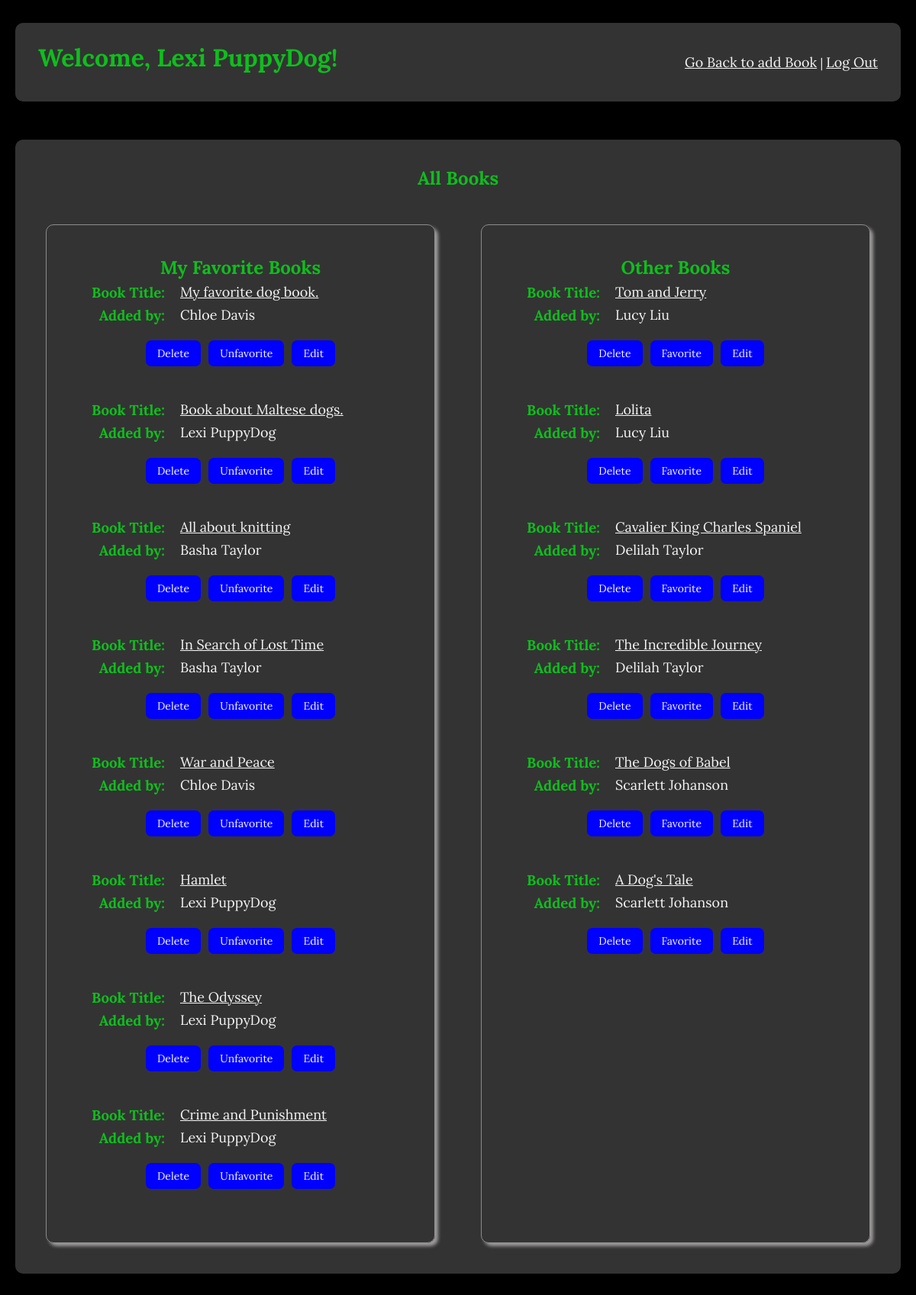
Page /books (signed in) on the committed database.
### favorite_books_app/models.py (models this page shows)
class User(models.Model):
    first_name=models.CharField(max_length=45)
    last_name=models.CharField(max_length=45)
    email=models.CharField(max_length=255)
    password=models.CharField(max_length=255)
    created_at=models.DateTimeField(auto_now_add=True)
    updated_at=models.DateTimeField(auto_now=True)
    objects=UserManager()

class Book(models.Model):
    title = models.CharField(max_length = 255)
    description = models.CharField(max_length = 255)
    uploaded_by = models.ForeignKey(User, related_name="books_uploaded", on_delete=models.CASCADE)
    users_who_like = models.ManyToManyField(User, related_name = "liked_books")
    created_at = models.DateTimeField(auto_now_add=True)
    updated_at = models.DateTimeField(auto_now=True)
    objects = BookManager()

### favorite_books_app/views.py (the view)
# urls.py: path('books', views.list_books, name='list_books'),  # Main book list view
def list_books(request):
    if 'userid' not in request.session:
        return redirect('/')  # Redirect to login page if user is not logged in
    current_user = User.objects.get(id=request.session['userid'])
    all_books = Book.objects.all()
    my_favorite_books = [book for book in all_books if current_user in book.users_who_like.all()]
    other_books = [book for book in all_books if current_user not in book.users_who_like.all()]
    context = {
        'user': current_user,
        'my_favorite_books': my_favorite_books,
        'other_books': other_books,
    }
    return render(request, 'books.html', context)

### favorite_books_app/templates/books.html (shortened to what this page needs)
<!DOCTYPE html>
<html lang="en">
<head>
    {% load static %}
    <link rel="stylesheet" href="{% static 'css/books.css' %}">
</head>
<body>
    <div class="container">
        <div class="header">
            <h1>Welcome, {{ user.first_name }} {{ user.last_name }}!</h1><br>
            <div class="links">
                <a href="{% url 'index' %}">Go Back to add Book</a> | <a href="{% url 'logout' %}">Log Out</a>
            </div>
        </div>
        <div class="main">
            <h2>All Books</h2>
            <div class="books-container">
                <div class="my_favorite_books">
                    <h2>My Favorite Books</h2>
                    {% if my_favorite_books %}
                    {% for book in my_favorite_books %}
                    <div class="list">
                        <div class="content">
                            <div>
                                <h3>Book Title: </h3>
                                <a href="{% url 'show_book' book.id %}">{{ book.title }}</a>
                            </div>
                            <div>
                                <h3>Added by: </h3>
                                <p>{{ book.uploaded_by.first_name }} {{ book.uploaded_by.last_name }}</p>
                            </div>
                        </div>
                        <div class="button-wrapper">
                            <div class="button-group">
                                <form action="{% url 'delete_book' book.id %}" method="POST" style="display:inline;">
                                    <button class="btn" type="submit"
                                        onclick="return confirm('Are you sure you want to delete this book?');">Delete</button>
                                </form>
                                <form action="{% url 'unfavorite_book' book.id %}" method="POST"
                                    style="display:inline;">
                                    <button class="btn" type="submit">Unfavorite</button>
                                </form>
                                <a href="{% url 'edit_book' book.id %}" class="btn">Edit</a>
                            </div>
                        </div>
                    </div>
                    {% endfor %}
                    {% else %}
                    <p>You have no favorite books yet.</p>
                    {% endif %}
                </div>
                <div class="other_books">
                    <h2>Other Books</h2>
                    {% if other_books %}
                    {% for book in other_books %}
                    <div class="list">
                        <div class="content">
                            <div>
                                <h3>Book Title: </h3>
                                <a href="{% url 'show_book' book.id %}">{{ book.title }}</a>
                            </div>
                            <div>
                                <h3>Added by: </h3>
                                <p>{{ book.uploaded_by.first_name }} {{ book.uploaded_by.last_name }}</p>
                            </div>
                        </div>
                        <div class="button-wrapper">
                            <div class="button-group">
                                <form action="{% url 'delete_book' book.id %}" method="POST" style="display:inline;">
                                    <button class="btn" type="submit"
                                        onclick="return confirm('Are you sure you want to delete this book?');">Delete</button>
                                </form>
                                {% if user in book.users_who_like.all %}
                                <form action="{% url 'unfavorite_book' book.id %}" method="POST"
                                    style="display:inline;">
                                    {% csrf_token %}
                                    <button class="btn" type="submit">Unfavorite</button>
                                </form>
                                {% else %}
                                <form action="{% url 'favorite_book' book.id %}" method="POST" style="display:inline;">
                                    <button class="btn" type="submit">Favorite</button>
                                </form>
                                {% endif %}
                                <a href="{% url 'edit_book' book.id %}" class="btn">Edit</a>
                            </div>
                        </div>
                    </div>
                    {% endfor %}
                    {% else %}
                    <p>No other books available.</p>
                    {% endif %}
                </div>
            </div>
        </div>
    </div>
</body>
</html>

### favorite_books_app/static/css/books.css (style rules this page uses)
* { margin: 0; padding: 0; box-sizing: border-box; font-family: Lora, serif; }
.container { display: flex; flex-direction: column; align-items: center; background-color: black; min-height: 100vh; padding: 20px; }
.header { display: flex; justify-content: space-between; margin: 10px; width: 100%; background-color:#333; color: white; padding: 10px 30px 10px 30px; border-radius: 10px; }
.links, a { color: whitesmoke; margin: 30px 0 30px 0; }
h1 { color: rgb(15, 190, 29) }
.main { display: flex; justify-content: space-between; gap: 20px; flex-direction: column; color: whitesmoke; margin: 40px; background-color: #333; padding: 20px; border-radius: 10px; width: 100%; }
.books-container { display: flex; gap: 20px; justify-content: space-between; }
.my_favorite_books, .other_books { flex: 1; border: 1px solid #8c8c8c; padding: 25px; margin: 20px; box-shadow: 4px 4px 4px rgba(238, 232, 232, 0.57); border-radius: 10px; }
.list { margin-bottom: 10px; }
h1, h2 { color: rgb(15, 190, 29); margin: 15px 0 5px 0; }
h2 { text-align: center; }
.content { color: whitesmoke; display: flex; flex-direction: column; margin-bottom: 7px; }
.content > div { display: flex; align-items: flex-start; margin-bottom: 6px; }
h3 { color: rgb(15, 190, 29); margin: 0; min-width: 150px; text-align: right; padding-right: 20px; }
p, a { margin: 0; flex: 1; font-size: large; color: whitesmoke; }
.button-group { display: flex; gap: 10px; }
.button-wrapper { display: flex; justify-content: center; gap: 10px; margin: 15px 0 45px 0; width: 100%; }
.btn { background-color: blue; color: whitesmoke; padding: 8px 15px; border: none; border-radius: 7px; cursor: pointer; font-size: 14px; transition: background-color 0.3s; max-width: 150px; text-align: center; text-decoration: none; }
.links a { color: whitesmoke; margin: 30px 0 30px 0; }

### rows in the picture
User: first_name "Lexi", last_name "PuppyDog"
Book: title "My favorite dog book.", uploaded_by.first_name "Chloe", uploaded_by.last_name "Davis"
Book: title "Book about Maltese dogs.", uploaded_by.first_name "Lexi", uploaded_by.last_name "PuppyDog"
Book: title "All about knitting", uploaded_by.first_name "Basha", uploaded_by.last_name "Taylor"
Book: title "In Search of Lost Time", uploaded_by.first_name "Basha", uploaded_by.last_name "Taylor"
Book: title "War and Peace", uploaded_by.first_name "Chloe", uploaded_by.last_name "Davis"
Book: title "Hamlet", uploaded_by.first_name "Lexi", uploaded_by.last_name "PuppyDog"
Book: title "The Odyssey", uploaded_by.first_name "Lexi", uploaded_by.last_name "PuppyDog"
Book: title "Crime and Punishment", uploaded_by.first_name "Lexi", uploaded_by.last_name "PuppyDog"
Book: title "Tom and Jerry", uploaded_by.first_name "Lucy", uploaded_by.last_name "Liu", shows "Favorite"
Book: title "Lolita", uploaded_by.first_name "Lucy", uploaded_by.last_name "Liu", shows "Favorite"
Book: title "Cavalier King Charles Spaniel", uploaded_by.first_name "Delilah", uploaded_by.last_name "Taylor", shows "Favorite"
Book: title "The Incredible Journey", uploaded_by.first_name "Delilah", uploaded_by.last_name "Taylor", shows "Favorite"
Book: title "The Dogs of Babel", uploaded_by.first_name "Scarlett", uploaded_by.last_name "Johanson", shows "Favorite"
Book: title "A Dog's Tale", uploaded_by.first_name "Scarlett", uploaded_by.last_name "Johanson", shows "Favorite"
